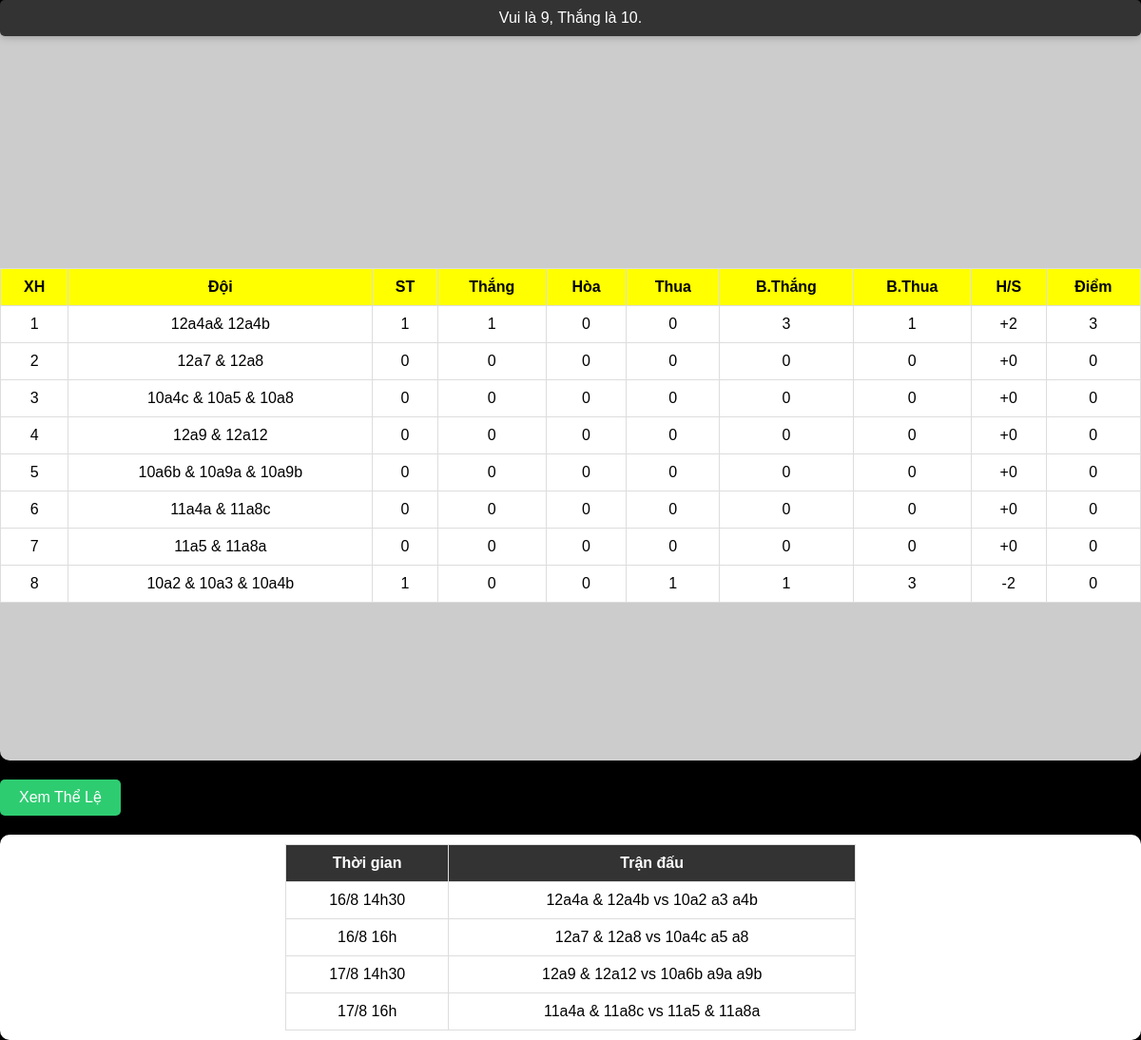
/PHUDUC/champion, run on the app's committed database.
### champion/models.py (models this page shows, shortened)
class Notification(models.Model):
    noti = models.CharField(max_length = 255)

class Champion(models.Model):
    rank = models.IntegerField()
    name_team = models.CharField(max_length=30)
    count_round = models.IntegerField()
    count_win =models.IntegerField()
    count_draw = models.IntegerField()
    count_lose = models.IntegerField()
    goal = models.IntegerField()
    goal_conceded = models.IntegerField()
    h_s = models.IntegerField()
    point = models.IntegerField()

class InfoMatch(models.Model):
    info = models.CharField(max_length=255)
    time = models.CharField(max_length=25)

### champion/views.py (the view)
# urls.py: path('champion', Main.as_view(), name='main'),
class Main(View):
    def get(self, request):
        champions = Champion.objects.all()
        sorted_champions = sorted(champions, key=lambda x: (x.point, x.h_s), reverse=True)
        for index, champion in enumerate(sorted_champions, start=1):
            champion.index = index
        oj_noti = Notification.objects.get(id=1)
        oj_info_match = InfoMatch.objects.all()
        return render(request, 'main.html', {'sorted_champions': sorted_champions, 'noti':oj_noti.noti, 'list_info_match':oj_info_match})

### champion/templates/main.html (shortened to what this page needs)
<!DOCTYPE html>
<html lang="en">
<head>
</head>
<body>
    <div class="bg-container">
        {% if noti %}
        <div class="marquee-container">
            <marquee behavior="scroll" direction="left" class="blink-text">{{noti}}</marquee>
        </div>
        {%else%}
        <div class="marquee-container">
            <marquee behavior="scroll" direction="left" class="blink-text">Vui là 9, thắng là 10.</marquee>
        </div>
        {% endif %}
        <div class="table-container">
            <div class="table-wrapper">
                <table class="rank-table">
                    <thead>
                        <tr>
                            <th class="yellow-cell">XH</th>
                            <th class="yellow-cell">Đội</th>
                            <th class="yellow-cell">ST</th>
                            <th class="yellow-cell">Thắng</th>
                            <th class="yellow-cell">Hòa</th>
                            <th class="yellow-cell">Thua</th>
                            <th class="yellow-cell">B.Thắng</th>
                            <th class="yellow-cell">B.Thua</th>
                            <th class="yellow-cell">H/S</th>
                            <th class="yellow-cell">Điểm</th>
                        </tr>
                    </thead>
                    <tbody>
                        {% for item in sorted_champions  %}
                            <tr>
                                <td>{{item.index}}</td>
                                <td>{{item.name_team}}</td>
                                <td>{{item.count_round}}</td>
                                <td>{{item.count_win}}</td>
                                <td>{{item.count_draw}}</td>
                                <td>{{item.count_lose}}</td>
                                <td>{{item.goal}}</td>
                                <td>{{item.goal_conceded}}</td>
                                {% if item.h_s >= 0 %}
                                    <td>+{{item.h_s}}</td>
                                {% else %}
                                    <td>{{item.h_s}}</td>
                                {% endif %}
                                <td>{{item.point}}</td>
                            </tr>
                        {% endfor %}
                    </tbody>
                </table>
            </div>
        </div>
    </div>
    <button id="show-rules">Xem Thể Lệ</button>
    <div class="schedule-container">
        <table class="schedule-table">
            <thead>
                <tr>
                    <th>Thời gian</th>
                    <th>Trận đấu</th>
                </tr>
            </thead>
            <tbody>
                {% for item in list_info_match %}
                <tr class="data-row {% if forloop.first %}animate-row{% endif %}">
                    <td>{{item.time}}</td>
                    <td>{{item.info}}</td>
                </tr>
                {% endfor %}
            </tbody>
        </table>
    </div>
</body>
</html>

### champion/templates/main.html (style rules this page uses)
body { font-family: Arial, sans-serif; margin: 0; padding: 0; background-color: black; }
.bg-container { position: relative; width: 100vw; height: 100vh; overflow: hidden; }
.table-container { display: flex; flex-direction: column; justify-content: center; align-items: center; height: 100vh; overflow-x: auto; overflow-y: auto; }
.rank-table { width: 100%; max-width: 100%; border-collapse: collapse; margin: 20px auto; background-color: white; }
.table-wrapper { overflow-x: auto; width: 100%; max-width: 100%; }
.rank-table th, .rank-table td { padding: 10px; text-align: center; border: 1px solid #ddd; white-space: nowrap; }
.yellow-cell { background: yellow }
.schedule-container { text-align: center; position: relative; background-color: white; padding: 10px; border-radius: 10px; box-shadow: 0px 0px 10px rgba(0, 0, 0, 0.3); }
.schedule-table { width: 100%; max-width: 600px; border-collapse: collapse; margin: 0 auto; }
.schedule-table th, .schedule-table td { padding: 10px; text-align: center; border: 1px solid #ddd; }
.schedule-table th { background-color: #333; color: white; }
.marquee-container { text-align: center; background-color: #333; color: white; padding: 10px; border-radius: 5px; box-shadow: 0px 0px 10px rgba(0, 0, 0, 0.3); margin-bottom: 20px; }
.blink-text { animation: blink 1s steps(7) infinite; }
#show-rules { background-color: #2ecc71; border: none; color: white; padding: 10px 20px; text-align: center; text-decoration: none; display: inline-block; font-size: 16px; margin: 20px 0; cursor: pointer; border-radius: 5px; transition: background-color 0.3s ease; }
.animate-row { animation: animate-lines 2s linear infinite; }

### data on the page
Notification: noti "Vui là 9, Thắng là 10."
Champion: index "1", name_team "12a4a& 12a4b", count_round "1", count_win "1", count_draw "0", count_lose "0", goal "3", goal_conceded "1", h_s "2", point "3"
Champion: index "2", name_team "12a7 & 12a8", count_round "0", count_win "0", count_draw "0", count_lose "0", goal "0", goal_conceded "0", h_s "0", point "0"
Champion: index "3", name_team "10a4c & 10a5 & 10a8", count_round "0", count_win "0", count_draw "0", count_lose "0", goal "0", goal_conceded "0", h_s "0", point "0"
Champion: index "4", name_team "12a9 & 12a12", count_round "0", count_win "0", count_draw "0", count_lose "0", goal "0", goal_conceded "0", h_s "0", point "0"
Champion: index "5", name_team "10a6b & 10a9a & 10a9b", count_round "0", count_win "0", count_draw "0", count_lose "0", goal "0", goal_conceded "0", h_s "0", point "0"
Champion: index "6", name_team "11a4a & 11a8c", count_round "0", count_win "0", count_draw "0", count_lose "0", goal "0", goal_conceded "0", h_s "0", point "0"
Champion: index "7", name_team "11a5 & 11a8a", count_round "0", count_win "0", count_draw "0", count_lose "0", goal "0", goal_conceded "0", h_s "0", point "0"
Champion: index "8", name_team "10a2 & 10a3 & 10a4b", count_round "1", count_win "0", count_draw "0", count_lose "1", goal "1", goal_conceded "3", h_s "-2", point "0"
InfoMatch: time "16/8 14h30", info "12a4a & 12a4b vs 10a2 a3 a4b"
InfoMatch: time "16/8 16h", info "12a7 & 12a8 vs 10a4c a5 a8"
InfoMatch: time "17/8 14h30", info "12a9 & 12a12 vs 10a6b a9a a9b"
InfoMatch: time "17/8 16h", info "11a4a & 11a8c vs 11a5 & 11a8a"
